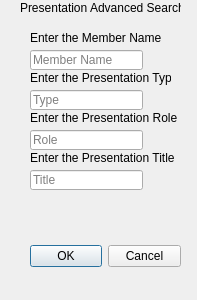
<?xml version="1.0" encoding="UTF-8"?>
<ui version="4.0">
 <class>presAdvSearch</class>
 <widget class="QDialog" name="presAdvSearch">
  <property name="geometry">
   <rect>
    <x>0</x>
    <y>0</y>
    <width>197</width>
    <height>300</height>
   </rect>
  </property>
  <property name="windowTitle">
   <string>Dialog</string>
  </property>
  <widget class="QDialogButtonBox" name="buttonBox">
   <property name="geometry">
    <rect>
     <x>30</x>
     <y>240</y>
     <width>151</width>
     <height>32</height>
    </rect>
   </property>
   <property name="orientation">
    <enum>Qt::Horizontal</enum>
   </property>
   <property name="standardButtons">
    <set>QDialogButtonBox::Cancel|QDialogButtonBox::Ok</set>
   </property>
  </widget>
  <widget class="QLineEdit" name="pres_title">
   <property name="geometry">
    <rect>
     <x>30</x>
     <y>170</y>
     <width>113</width>
     <height>20</height>
    </rect>
   </property>
   <property name="placeholderText">
    <string>Title</string>
   </property>
  </widget>
  <widget class="QLineEdit" name="pres_type">
   <property name="geometry">
    <rect>
     <x>30</x>
     <y>90</y>
     <width>113</width>
     <height>20</height>
    </rect>
   </property>
   <property name="placeholderText">
    <string>Type</string>
   </property>
  </widget>
  <widget class="QLineEdit" name="pres_role">
   <property name="geometry">
    <rect>
     <x>30</x>
     <y>130</y>
     <width>113</width>
     <height>20</height>
    </rect>
   </property>
   <property name="placeholderText">
    <string>Role</string>
   </property>
  </widget>
  <widget class="QLineEdit" name="pres_member_name">
   <property name="geometry">
    <rect>
     <x>30</x>
     <y>50</y>
     <width>113</width>
     <height>20</height>
    </rect>
   </property>
   <property name="placeholderText">
    <string>Member Name</string>
   </property>
  </widget>
  <widget class="QLabel" name="label">
   <property name="geometry">
    <rect>
     <x>20</x>
     <y>0</y>
     <width>161</width>
     <height>16</height>
    </rect>
   </property>
   <property name="text">
    <string>Presentation Advanced Search</string>
   </property>
  </widget>
  <widget class="QLabel" name="label_2">
   <property name="geometry">
    <rect>
     <x>30</x>
     <y>30</y>
     <width>141</width>
     <height>16</height>
    </rect>
   </property>
   <property name="text">
    <string>Enter the Member Name</string>
   </property>
  </widget>
  <widget class="QLabel" name="label_3">
   <property name="geometry">
    <rect>
     <x>30</x>
     <y>70</y>
     <width>141</width>
     <height>16</height>
    </rect>
   </property>
   <property name="text">
    <string>Enter the Presentation Type</string>
   </property>
  </widget>
  <widget class="QLabel" name="label_4">
   <property name="geometry">
    <rect>
     <x>30</x>
     <y>110</y>
     <width>181</width>
     <height>16</height>
    </rect>
   </property>
   <property name="text">
    <string>Enter the Presentation Role</string>
   </property>
  </widget>
  <widget class="QLabel" name="label_5">
   <property name="geometry">
    <rect>
     <x>30</x>
     <y>150</y>
     <width>191</width>
     <height>16</height>
    </rect>
   </property>
   <property name="text">
    <string>Enter the Presentation Title</string>
   </property>
  </widget>
 </widget>
 <resources/>
 <connections>
  <connection>
   <sender>buttonBox</sender>
   <signal>accepted()</signal>
   <receiver>presAdvSearch</receiver>
   <slot>accept()</slot>
   <hints>
    <hint type="sourcelabel">
     <x>248</x>
     <y>254</y>
    </hint>
    <hint type="destinationlabel">
     <x>157</x>
     <y>274</y>
    </hint>
   </hints>
  </connection>
  <connection>
   <sender>buttonBox</sender>
   <signal>rejected()</signal>
   <receiver>presAdvSearch</receiver>
   <slot>reject()</slot>
   <hints>
    <hint type="sourcelabel">
     <x>316</x>
     <y>260</y>
    </hint>
    <hint type="destinationlabel">
     <x>286</x>
     <y>274</y>
    </hint>
   </hints>
  </connection>
 </connections>
</ui>
